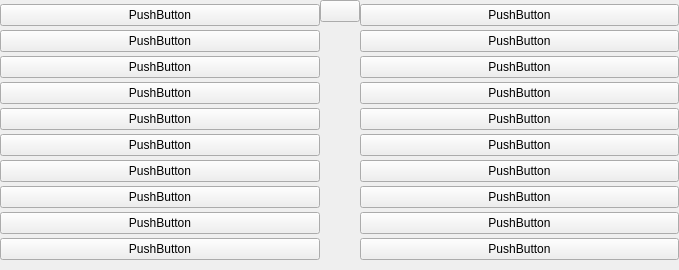
<?xml version="1.0" encoding="UTF-8"?>
<ui version="4.0">
 <class>CmdList</class>
 <widget class="QWidget" name="CmdList">
  <property name="geometry">
   <rect>
    <x>0</x>
    <y>0</y>
    <width>679</width>
    <height>270</height>
   </rect>
  </property>
  <property name="sizePolicy">
   <sizepolicy hsizetype="Preferred" vsizetype="Maximum">
    <horstretch>0</horstretch>
    <verstretch>0</verstretch>
   </sizepolicy>
  </property>
  <property name="windowTitle">
   <string>Form</string>
  </property>
  <layout class="QHBoxLayout" name="horizontalLayout">
   <property name="spacing">
    <number>0</number>
   </property>
   <property name="leftMargin">
    <number>0</number>
   </property>
   <property name="topMargin">
    <number>0</number>
   </property>
   <property name="rightMargin">
    <number>0</number>
   </property>
   <property name="bottomMargin">
    <number>0</number>
   </property>
   <item>
    <widget class="QWidget" name="wclrecent" native="true">
     <layout class="QVBoxLayout" name="verticalLayout_2">
      <property name="spacing">
       <number>0</number>
      </property>
      <property name="leftMargin">
       <number>0</number>
      </property>
      <property name="topMargin">
       <number>0</number>
      </property>
      <property name="rightMargin">
       <number>0</number>
      </property>
      <property name="bottomMargin">
       <number>0</number>
      </property>
      <item>
       <widget class="CommandButton" name="wclrb0">
        <property name="text">
         <string>PushButton</string>
        </property>
        <property name="checkable">
         <bool>true</bool>
        </property>
       </widget>
      </item>
      <item>
       <widget class="CommandButton" name="wclrb1">
        <property name="text">
         <string>PushButton</string>
        </property>
        <property name="checkable">
         <bool>true</bool>
        </property>
       </widget>
      </item>
      <item>
       <widget class="CommandButton" name="wclrb2">
        <property name="text">
         <string>PushButton</string>
        </property>
        <property name="checkable">
         <bool>true</bool>
        </property>
       </widget>
      </item>
      <item>
       <widget class="CommandButton" name="wclrb3">
        <property name="text">
         <string>PushButton</string>
        </property>
        <property name="checkable">
         <bool>true</bool>
        </property>
       </widget>
      </item>
      <item>
       <widget class="CommandButton" name="wclrb4">
        <property name="text">
         <string>PushButton</string>
        </property>
        <property name="checkable">
         <bool>true</bool>
        </property>
       </widget>
      </item>
      <item>
       <widget class="CommandButton" name="wclrb5">
        <property name="text">
         <string>PushButton</string>
        </property>
        <property name="checkable">
         <bool>true</bool>
        </property>
       </widget>
      </item>
      <item>
       <widget class="CommandButton" name="wclrb6">
        <property name="text">
         <string>PushButton</string>
        </property>
        <property name="checkable">
         <bool>true</bool>
        </property>
       </widget>
      </item>
      <item>
       <widget class="CommandButton" name="wclrb7">
        <property name="text">
         <string>PushButton</string>
        </property>
        <property name="checkable">
         <bool>true</bool>
        </property>
       </widget>
      </item>
      <item>
       <widget class="CommandButton" name="wclrb8">
        <property name="text">
         <string>PushButton</string>
        </property>
        <property name="checkable">
         <bool>true</bool>
        </property>
       </widget>
      </item>
      <item>
       <widget class="CommandButton" name="wclrb9">
        <property name="text">
         <string>PushButton</string>
        </property>
        <property name="checkable">
         <bool>true</bool>
        </property>
       </widget>
      </item>
     </layout>
    </widget>
   </item>
   <item>
    <widget class="QWidget" name="wclactions" native="true">
     <property name="sizePolicy">
      <sizepolicy hsizetype="Maximum" vsizetype="Preferred">
       <horstretch>0</horstretch>
       <verstretch>0</verstretch>
      </sizepolicy>
     </property>
     <layout class="QVBoxLayout" name="verticalLayout">
      <property name="spacing">
       <number>0</number>
      </property>
      <property name="leftMargin">
       <number>0</number>
      </property>
      <property name="topMargin">
       <number>0</number>
      </property>
      <property name="rightMargin">
       <number>0</number>
      </property>
      <property name="bottomMargin">
       <number>0</number>
      </property>
      <item>
       <widget class="HoverButton" name="wclab_copy">
        <property name="text">
         <string/>
        </property>
        <property name="icon">
         <iconset resource="../images.qrc">
          <normaloff>:/images/rc/editcopy.png</normaloff>:/images/rc/editcopy.png</iconset>
        </property>
       </widget>
      </item>
      <item>
       <spacer name="verticalSpacer">
        <property name="orientation">
         <enum>Qt::Vertical</enum>
        </property>
        <property name="sizeType">
         <enum>QSizePolicy::Expanding</enum>
        </property>
        <property name="sizeHint" stdset="0">
         <size>
          <width>20</width>
          <height>159</height>
         </size>
        </property>
       </spacer>
      </item>
     </layout>
    </widget>
   </item>
   <item>
    <widget class="QWidget" name="wclpopular" native="true">
     <layout class="QVBoxLayout" name="verticalLayout_3">
      <property name="spacing">
       <number>0</number>
      </property>
      <property name="leftMargin">
       <number>0</number>
      </property>
      <property name="topMargin">
       <number>0</number>
      </property>
      <property name="rightMargin">
       <number>0</number>
      </property>
      <property name="bottomMargin">
       <number>0</number>
      </property>
      <item>
       <widget class="CommandButton" name="wclpb0">
        <property name="text">
         <string>PushButton</string>
        </property>
        <property name="checkable">
         <bool>true</bool>
        </property>
       </widget>
      </item>
      <item>
       <widget class="CommandButton" name="wclpb1">
        <property name="text">
         <string>PushButton</string>
        </property>
        <property name="checkable">
         <bool>true</bool>
        </property>
       </widget>
      </item>
      <item>
       <widget class="CommandButton" name="wclpb2">
        <property name="text">
         <string>PushButton</string>
        </property>
        <property name="checkable">
         <bool>true</bool>
        </property>
       </widget>
      </item>
      <item>
       <widget class="CommandButton" name="wclpb3">
        <property name="text">
         <string>PushButton</string>
        </property>
        <property name="checkable">
         <bool>true</bool>
        </property>
       </widget>
      </item>
      <item>
       <widget class="CommandButton" name="wclpb4">
        <property name="text">
         <string>PushButton</string>
        </property>
        <property name="checkable">
         <bool>true</bool>
        </property>
       </widget>
      </item>
      <item>
       <widget class="CommandButton" name="wclpb5">
        <property name="text">
         <string>PushButton</string>
        </property>
        <property name="checkable">
         <bool>true</bool>
        </property>
       </widget>
      </item>
      <item>
       <widget class="CommandButton" name="wclpb6">
        <property name="text">
         <string>PushButton</string>
        </property>
        <property name="checkable">
         <bool>true</bool>
        </property>
       </widget>
      </item>
      <item>
       <widget class="CommandButton" name="wclpb7">
        <property name="text">
         <string>PushButton</string>
        </property>
        <property name="checkable">
         <bool>true</bool>
        </property>
       </widget>
      </item>
      <item>
       <widget class="CommandButton" name="wclpb8">
        <property name="text">
         <string>PushButton</string>
        </property>
        <property name="checkable">
         <bool>true</bool>
        </property>
       </widget>
      </item>
      <item>
       <widget class="CommandButton" name="wclpb9">
        <property name="text">
         <string>PushButton</string>
        </property>
        <property name="checkable">
         <bool>true</bool>
        </property>
       </widget>
      </item>
     </layout>
    </widget>
   </item>
  </layout>
 </widget>
 <customwidgets>
  <customwidget>
   <class>HoverButton</class>
   <extends>QPushButton</extends>
   <header>hoverbutton.h</header>
  </customwidget>
  <customwidget>
   <class>CommandButton</class>
   <extends>QPushButton</extends>
   <header>commandbutton.h</header>
  </customwidget>
 </customwidgets>
 <resources>
  <include location="../images.qrc"/>
 </resources>
 <connections/>
</ui>
